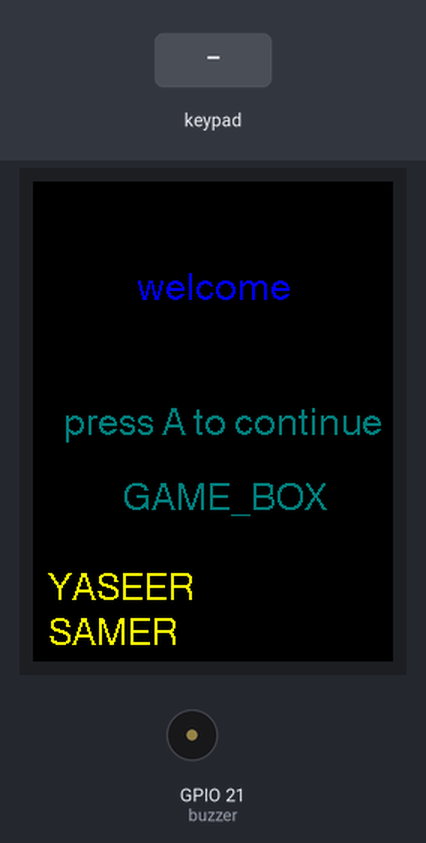
This sketch was run on a simulated ESP32. Parts: 240×320 colour display, buzzer (waves = sounding). Inputs (shaded band) come from the test bench. What the sketch prints to the serial monitor is not drawn.

Above: at 1.5 s.
1.6 s: key 'A' pressed
At 2.0 s:
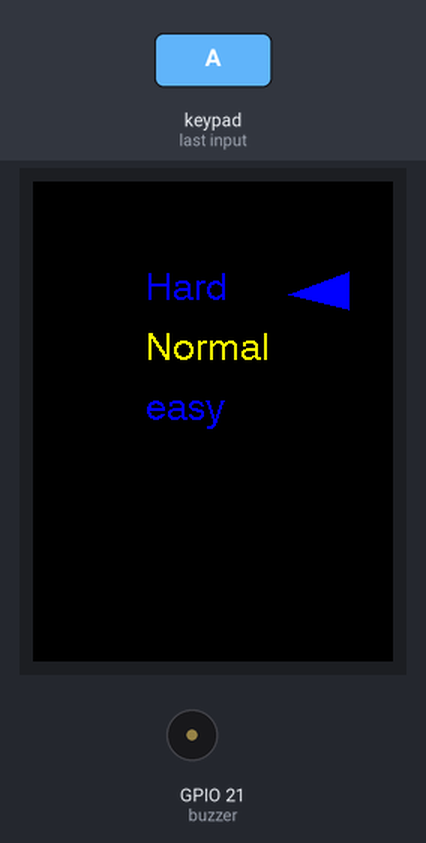
3.1 s: keypad keys 2 6 2 5 3 3 3 2 A pressed 0.4 s apart
At 6.8 s:
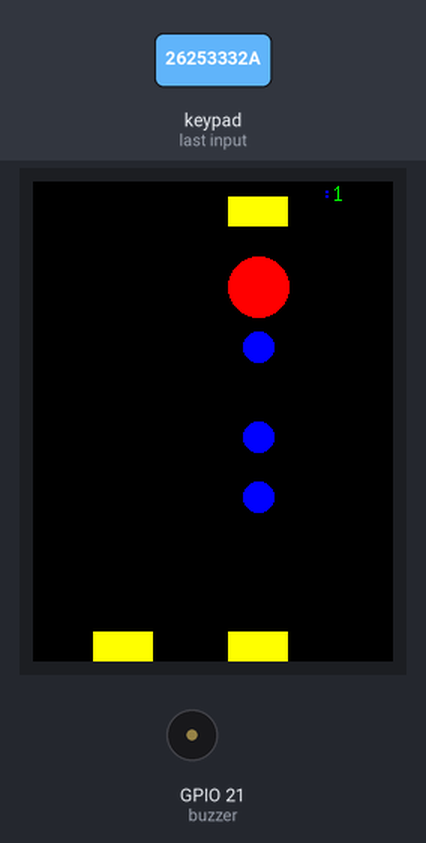
9.4 s: keypad keys 1 3 1 2 1 4 2 7 A pressed 0.4 s apart
At 13.5 s:
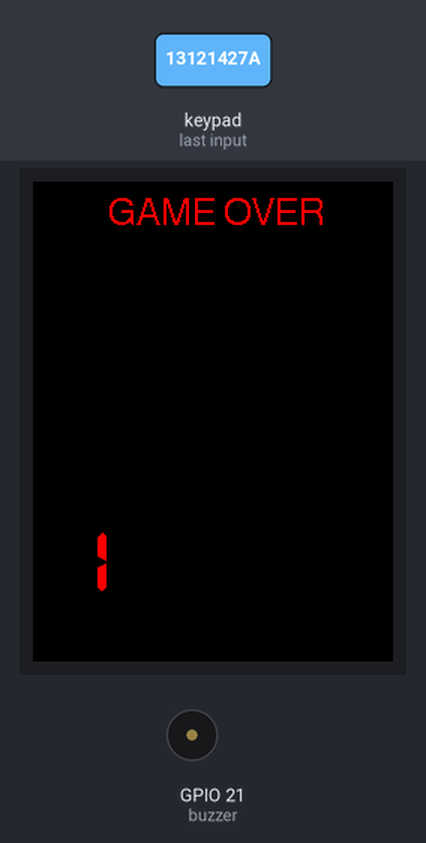
14.5 s: keypad keys 1 3 9 7 2 2 2 2 A pressed 0.4 s apart
At 18.7 s:
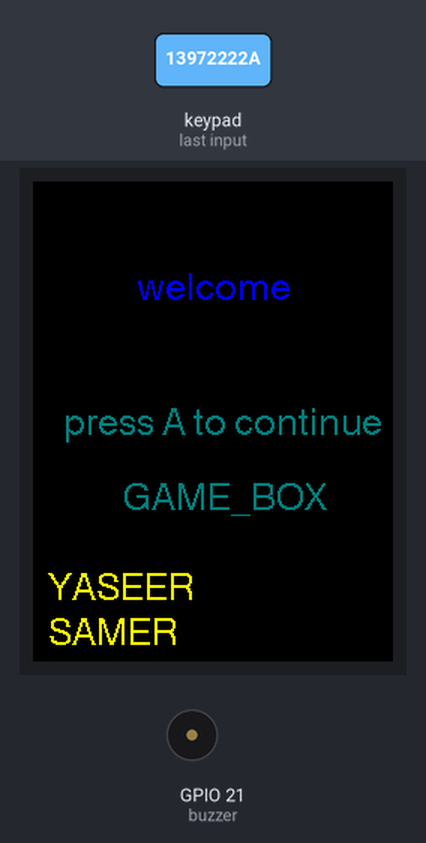
Timing chart, 0 to 20.2 s (numbered marks = the images above; inputs shaded):
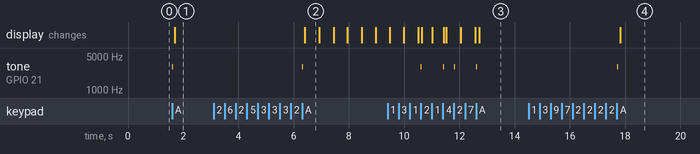

Measured:
- after the input at 1.6 s, tone on GPIO 21 (buzzer): silent → 3000 Hz at once, → silent 0.01 s later; the display: changes after 0.10 s (image 1)
- after the input at 3.1 s, tone on GPIO 21 (buzzer): silent → 3000 Hz after 3.2 s, → silent 0.01 s later; the display: changes after 3.3 s (image 2)
- after the input at 9.4 s, tone on GPIO 21 (buzzer): plays 3000 Hz for 0.01 s, 3000 Hz for 0.01 s, 3000 Hz for 0.01 s, 3000 Hz for 0.01 s, starting after 1.2 s; the display: first differs from a run without the input after 1.2 s (image 3 shows a later state)
- after the input at 14.5 s, tone on GPIO 21 (buzzer): silent → 3000 Hz after 3.2 s, → silent 0.01 s later; the display: changes after 3.3 s (image 4)

The sketch:

sketch.ino
```cpp
/*
  TFT_BLACK
 TFT_ORANGE
  TFT_DARKGREEN
 TFT_DARKCYAN
   TFT_MAROON
  TFT_PURPLE
  TFT_OLIVE
  TFT_DARKGREY
 TFT_ORANGE
TFT_BLUE
TFT_GREEN
TFT_CYAN
 TFT_RED
TFT_NAVY
TFT_YELLOW
TFT_WHITE
*/


#include <TFT_eSPI.h>
#include <SPI.h>       // this is needed for display

#include <Keypad.h>


#define buzzer 21
// تعيين الاطراف
#define TFT_CS 15
#define TFT_DC 2
#define TFT_MOSI 23
#define TFT_SCLK 18
// ///////////////////////////
#define c 261
#define d 294
#define f 349
#define c 523


TFT_eSPI tft = TFT_eSPI(); // Invoke custom library with default width and height

unsigned long currentMillis;
unsigned long interval;

unsigned long time_score_timer;
unsigned long seconds;
unsigned long minutes;
char seconds_array[2];
char minutes_array[2];


volatile char key_press ;


TFT_eSprite spr = TFT_eSprite(&tft);  //تعريف رسم للطباعة بإسم  spr


uint16_t y =0;
uint16_t x = tft.width() / 2; // Position of centre of arc
uint16_t h = tft.height()/2;
uint16_t count  =0;

const uint8_t ROWS = 4;
const uint8_t COLS = 4;
char keys[ROWS][COLS] = {
  { '1', '2', '3', 'A' },
  { '4', '5', '6', 'B' },
  { '7', '8', '9', 'C' },
  { '*', '0', '#', 'D' }
};
uint8_t colPins[COLS]  = { 26, 25, 33, 32 }; // Pins connected to C1, C2, C3, C4
uint8_t rowPins[ROWS] = { 13, 12, 14, 27 }; // Pins connected to R1, R2, R3, R4

Keypad keypad = Keypad(makeKeymap(keys), rowPins, colPins, ROWS, COLS);

/////////////state variable   متغيرات الخطوة
volatile uint8_t page_count =0;    // الصفحة
volatile uint8_t welcome_steps = 0;  // الصفحة الترحيبية
volatile uint8_t level_steps = 0;   // تحديد المستوى
volatile uint8_t game_steps = 0;   // اللعبة
volatile uint8_t last_steps = 0;   // الصفحة النهائية للنتيجة


/////////////////////////

void welcome();
void level();
void game();
void last();
void buzr ();


void setup(void) {
  Serial.begin(9600);
  tft.init();
  tft.setRotation(2);
  tft.fillScreen(TFT_BLACK);
 welcome();
}


void loop()
{

 currentMillis = millis();
 key_press = keypad.getKey();

  // if (key_press != NO_KEY) {
  //   Serial.println(key_press);
  // }

/////////////// page scan
if( key_press == 65){
  buzr();
 key_press = NO_KEY;
page_count ++;
  if (page_count == 4){
page_count = 0;

  }
}


//////////////////// page print


if( page_count == 0){
welcome();

level_steps=0;
game_steps = 0;
last_steps = 0;

}
if(page_count == 1){
  level();

welcome_steps =0;
game_steps = 0;
last_steps = 0;

}

if(page_count == 2){
game();

welcome_steps =0;
level_steps=0;
last_steps = 0;

}

if(page_count == 3){
last();

welcome_steps =0;
level_steps=0;
game_steps = 0;


}

//////////////////////////


}


void welcome(){

if(welcome_steps == 0){
 tft.fillScreen(TFT_BLACK);

tft.setCursor(20, 150, 4);
tft.setTextColor(TFT_DARKCYAN,TFT_BLACK);
tft.print("press A to continue");

 tft.setCursor(70, 60, 4);
tft.setTextColor(TFT_BLUE,TFT_BLACK);
tft.print("welcome");


tft.setTextColor(TFT_YELLOW,TFT_BLACK);
tft.setCursor(10, 260, 4);
tft.print("YASEER");


tft.setCursor(10, 290, 4);
tft.print("SAMER");


tft.setTextColor(TFT_DARKCYAN,TFT_BLACK);
tft.setCursor(60, 200, 4);
tft.print("GAME_BOX");

 welcome_steps++;
}


}


volatile int t_x0 =170 ;
volatile int t_y0 =75 ;
volatile int t_x1 =210 ;
volatile int t_y1 =60 ;
volatile int t_x2 =210 ;
volatile int t_y2 =85 ;

volatile int inc_level =0 ;    ///للزيادة


void level(){

if(level_steps == 0){
 tft.fillScreen(TFT_BLACK);
 level_steps++;
}

if(level_steps == 1){

tft.setCursor(75, 60, 4);
tft.setTextColor(TFT_BLUE,TFT_BLACK);
tft.println("Hard");
tft.setCursor(75, 100, 4);
tft.setTextColor(TFT_YELLOW,TFT_BLACK);
tft.println("Normal");
tft.setCursor(75, 140, 4);
tft.setTextColor(TFT_BLUE,TFT_BLACK);
tft.println("easy");

level_steps++;

}


if(level_steps == 2){

 ///               x ,y  , x1,y1, x2,y2
tft.fillTriangle(t_x0,(t_y0 + inc_level) ,t_x1,(t_y1+ inc_level),t_x2,(t_y2+ inc_level),TFT_BLUE);

 if( key_press == '8'){
   buzr();
   ///               x ,y  , x1,y1, x2,y2
tft.fillTriangle(t_x0,(t_y0 + inc_level) ,t_x1,(t_y1+ inc_level),t_x2,(t_y2+ inc_level),TFT_BLACK);
 inc_level = inc_level +40;
 interval = interval + 5000;
 }


 if( inc_level == 120  ){
inc_level = 0;
interval = 1000;
 }


}
}


volatile int c_x =150 ;   //موقع الدائرة
volatile int c_y =70 ;   // مقع الدائرة

volatile int inc_game_x =0 ;    ///للزيادة
volatile int inc_game_y =0 ;    ///للزيادة


uint16_t rec_x = 130; // نقطة بداية الطباعة للمربع
uint16_t rec_y = 10; //  نقطة بداية الطباعة للمربع

uint16_t rec2_x = 130; // نقطة بداية الطباعة للمربع
uint16_t rec2_y = 300; //  نقطة بداية الطباعة للمربع


uint16_t rec3_x = 40; // نقطة بداية الطباعة للمربع
uint16_t rec3_y = 300; //  نقطة بداية

volatile int b_l = 20 ;    ///حجم قطر الدائرة
//////////////////////////// لجمع النقاط
volatile int b_2 = 10 ;    ///حجم قطر الدائرة
volatile int p1_x = 150;    //مكان النقطة الاولى
volatile int p1_y = 110;   //مكان النقطة الاولى
volatile int p1_f = 0;    //متغير التقاط النقطة

volatile int b_3 = 10 ;    ///حجم قطر الدائرة
volatile int p2_x = 150;    //مكان النقطة الثاني
volatile int p2_y = 170;   //مكان النقطة الاولى
volatile int p2_f = 0;    //متغير التقاط النقطة

volatile int b_4 = 10 ;    ///حجم قطر الدائرة
volatile int p3_x = 150;    //مكان النقطة الاولى
volatile int p3_y = 210;   //مكان النقطة الاولى
volatile int p3_f = 0;    //متغير التقاط النقطة

volatile int score = 1;  //// مجموع النقاط


void game(){
//spr.drawString(String(score),20,230,4);
spr.drawString(String(score),20,230,7); // طباعة القيمة بالمتغير x  بالموقع 20 و 240 و حجم خط 7
if(game_steps == 0){
tft.fillScreen(TFT_BLACK);

c_x = 150;
c_y = 70;

//  المربع   x y  العرض الطول
tft.fillRect(rec_x, rec_y, 40,    20, TFT_YELLOW);
tft.fillRect(rec2_x, rec2_y, 40,    20, TFT_YELLOW);
tft.fillRect(rec3_x, rec3_y, 40,    20, TFT_YELLOW);
tft.fillSmoothCircle(c_x  , c_y  , b_l, TFT_RED,TFT_RED) ;

tft.fillSmoothCircle(p1_x  , p1_y  , b_2, TFT_BLUE,TFT_BLUE) ;
tft.fillSmoothCircle(p2_x  , p2_y  , b_3, TFT_BLUE,TFT_BLUE) ;
tft.fillSmoothCircle(p3_x  , p3_y  , b_4, TFT_BLUE,TFT_BLUE) ;
 game_steps ++;
}

//////////////////////////////////////
if (millis() - time_score_timer >= 500) {

    seconds++;
    if(seconds > 60){
      minutes++;
      seconds = 0;
    }
    itoa(seconds, seconds_array, 10);
    tft.setCursor(195, 0, 2);
    tft.print(":");
    tft.setCursor(200, 0, 2);
    tft.setTextColor(TFT_GREEN,TFT_BLACK);
    tft.print(seconds_array);
    time_score_timer = millis();
  }


if(game_steps == 1){
//if (currentMillis - previousMillis >= interval) {
    // save the last time you blinked the LED
   // previousMillis = currentMillis;
   // page_count++;


tft.fillSmoothCircle((c_x + inc_game_x), (c_y + inc_game_y), b_l, TFT_RED,TFT_RED) ;

if( ((c_y + inc_game_y) == p1_y) && ((c_x + inc_game_x) == p1_x) && (p1_f == 0)  ){
Serial.println("print me");
p1_f =1;
score ++;
}
if( ((c_y + inc_game_y) == p2_y) && ((c_x + inc_game_x) == p2_x) && (p2_f == 0)  ){
Serial.println("print mex");
p2_f =1;
score ++;
}
if( ((c_y + inc_game_y) == p3_y) && ((c_x + inc_game_x) == p3_x) && (p3_f == 0)  ){
Serial.println("print mey");
p3_f =1;
score ++;
}


if (key_press == '2' ){
  buzr();
  tft.fillSmoothCircle((c_x + inc_game_x), (c_y + inc_game_y), b_l, TFT_BLACK,TFT_BLACK) ;

  inc_game_y = inc_game_y -20 ;

if (   ((c_y + inc_game_y) <= (rec_y +50) )
    && ((c_x + inc_game_x) >= ( rec_x -20) )
    && ((c_x + inc_game_x) <=  (rec_x +50) )      ){


      inc_game_y = inc_game_y + 20 ;


    }


if (   ((c_y + inc_game_y) <= (rec2_y +50) )
    && ((c_x + inc_game_x) >= ( rec2_x -20) )
    && ((c_x + inc_game_x) <=  (rec2_x +50) )      ){


      inc_game_y = inc_game_y + 20 ;


    }
    if (   ((c_y + inc_game_y) <= (rec3_y +50) )
    && ((c_x + inc_game_x) >= ( rec3_x -20) )
    && ((c_x + inc_game_x) <=  (rec3_x +50) )      ){


      inc_game_y = inc_game_y + 20 ;


    }


Serial.println("X");
Serial.println((c_x + inc_game_x));
Serial.println("Y");
Serial.println((c_y + inc_game_y));
}

if (key_press == '8' ){
  buzr();
  tft.fillSmoothCircle((c_x + inc_game_x), (c_y + inc_game_y), b_l, TFT_BLACK,TFT_BLACK) ;

inc_game_y = inc_game_y +20 ;

if (   ((c_y + inc_game_y) >= (rec_y -20) )
    && ((c_x + inc_game_x) >= ( rec_x -20) )
    && ((c_x + inc_game_x) <=  (rec_x +50) )      ){

      inc_game_y = inc_game_y - 20 ;


    }

inc_game_y = inc_game_y +20 ;

if (   ((c_y + inc_game_y) >= (rec2_y -20) )
    && ((c_x + inc_game_x) >= ( rec2_x -20) )
    && ((c_x + inc_game_x) <=  (rec2_x +50) )      ){

      inc_game_y = inc_game_y - 20 ;


    }
    if (   ((c_y + inc_game_y) >= (rec3_y -20) )
    && ((c_x + inc_game_x) >= ( rec3_x -20) )
    && ((c_x + inc_game_x) <=  (rec3_x +50) )      ){

      inc_game_y = inc_game_y - 20 ;


    }
    Serial.println("X");
Serial.println((c_x + inc_game_x));
Serial.println("Y");
Serial.println((c_y + inc_game_y));

}
if (key_press == '4' ){
  buzr();
  tft.fillSmoothCircle((c_x + inc_game_x), (c_y + inc_game_y), b_l, TFT_BLACK,TFT_BLACK) ;

  inc_game_x = inc_game_x -20 ;

if (   ((c_x + inc_game_x) <= (rec_x +50) )
    && ((c_y + inc_game_y) >= ( rec_y -20) )
    && ((c_y + inc_game_y) <=  (rec_y +40) )      ){

inc_game_x = inc_game_x + 20 ;


    }

inc_game_x = inc_game_x -20 ;

if (   ((c_x + inc_game_x) <= (rec2_x +50) )
    && ((c_y + inc_game_y) >= ( rec2_y -20) )
    && ((c_y + inc_game_y) <=  (rec2_y +40) )      ){

      inc_game_x = inc_game_x + 20 ;


    }
if (   ((c_x + inc_game_x) <= (rec3_x +50) )
    && ((c_y + inc_game_y) >= ( rec3_y -20) )
    && ((c_y + inc_game_y) <=  (rec3_y +40) )      ){

      inc_game_x = inc_game_x + 20 ;


    }
}
Serial.println("X");
Serial.println((c_x + inc_game_x));
Serial.println("Y");
Serial.println((c_y + inc_game_y));
if (key_press == '6' ){
  buzr();
  tft.fillSmoothCircle((c_x + inc_game_x), (c_y + inc_game_y), b_l, TFT_BLACK,TFT_BLACK) ;
inc_game_x = inc_game_x +20 ;

if (   ((c_x + inc_game_x) >= (rec_x -20) )
    && ((c_y + inc_game_y) >= ( rec_y -20) )
    && ((c_y + inc_game_y) <=  (rec_y +40) )      ){

      inc_game_x = inc_game_x - 20 ;


    }

inc_game_x = inc_game_x +20 ;

if (   ((c_x + inc_game_x) >= (rec2_x -20) )
    && ((c_y + inc_game_y) >= ( rec2_y -20) )
    && ((c_y + inc_game_y) <=  (rec2_y +40) )      ){

      inc_game_x = inc_game_x - 20 ;


    }
 inc_game_x = inc_game_x +20 ;

if (   ((c_x + inc_game_x) >= (rec3_x -20) )
    && ((c_y + inc_game_y) >= ( rec3_y -20) )
    && ((c_y + inc_game_y) <=  (rec3_y +40) )      ){

      inc_game_x = inc_game_x - 20 ;


    }
 inc_game_x = inc_game_x +20 ;

}


}


}
void last(){
  tft.setCursor(75, 60, 4);
tft.setTextColor(TFT_RED,TFT_BLACK);
 tft.drawString(String(score),20,230,7); // طباعة القيمة بالمتغير x  بالموقع 20 و 240 و حجم خط 7
  if(last_steps == 0){
 tft.fillScreen(TFT_BLACK);
tft.setCursor(50, 10, 4);
tft.setTextColor(TFT_YELLOW,TFT_BLACK);
tft.print("                   ");
tft.setCursor(50, 10, 4);
tft.setTextColor(TFT_RED,TFT_BLACK);
tft.print("GAME");
tft.print(" ");
tft.print("OVER");

last_steps ++;
}


}

void buzr (){

  tone(buzzer,3000);
  delay(10);
  tone(buzzer,0);


}
```
